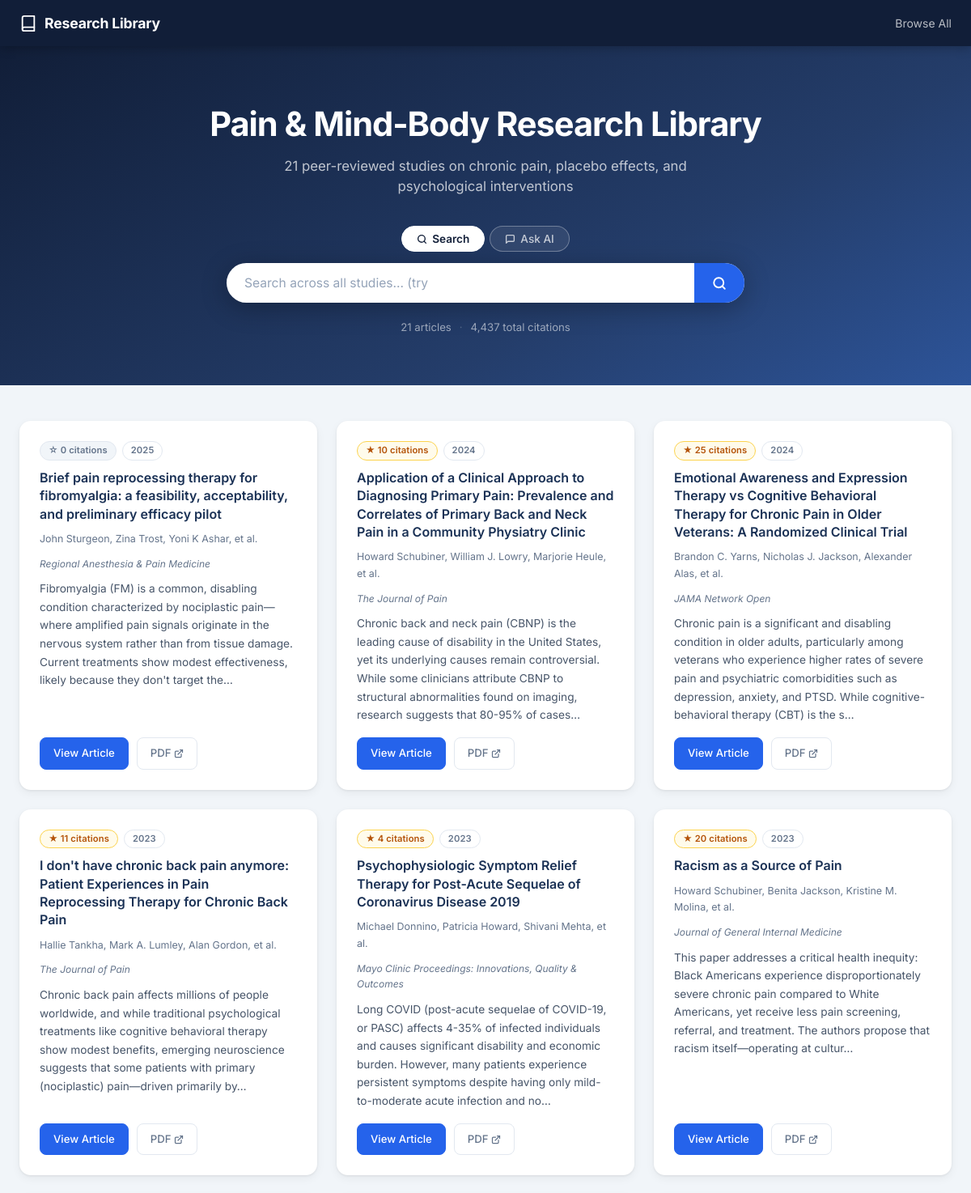
The page / (upper part) on the database its author committed.
### tables this page shows
CREATE TABLE articles (
            id              INTEGER PRIMARY KEY AUTOINCREMENT,
            filename        TEXT    UNIQUE NOT NULL,
            title           TEXT    NOT NULL,
            authors         TEXT,          -- JSON array of strings
            year            INTEGER,
            journal         TEXT,
            summary         TEXT,
            citation_count  INTEGER,
            semantic_id     TEXT,
            last_updated    TEXT    DEFAULT (datetime('now'))
        );

### app.py (the view)
@app.route("/")
def index():
    if not DB_PATH.exists():
        return render_template("index.html", articles=[], db_empty=True)
    conn = get_db()
    articles = conn.execute(
        """SELECT id, filename, title, authors, year, journal, summary, citation_count
           FROM articles
           ORDER BY COALESCE(year, 0) DESC, title ASC"""
    ).fetchall()
    stats = conn.execute(
        """SELECT COUNT(*) AS total,
                  SUM(COALESCE(citation_count, 0)) AS total_citations
           FROM articles"""
    ).fetchone()
    conn.close()
    return render_template("index.html", articles=articles, stats=stats, db_empty=False)

### app.py (called while the page is built)
def get_db() -> sqlite3.Connection:
    conn = sqlite3.connect(DB_PATH)
    conn.row_factory = sqlite3.Row
    return conn

@app.template_filter("fromjson")
def fromjson_filter(s):
    try:
        return json.loads(s) if s else []
    except Exception:
        return []

@app.template_filter("urlencode_path")
def urlencode_path_filter(s: str) -> str:
    return quote(s, safe="")

### templates/index.html (shortened to what this page needs)
{% extends "base.html" %}
{% block content %}
<section class="hero">
  <div class="container">
    <h1>Pain &amp; Mind-Body Research Library</h1>
    <p class="hero-subtitle">
      {% if not db_empty and articles %}
        {{ articles|length }} peer-reviewed studies on chronic pain, placebo effects, and psychological interventions
      {% else %}
        Peer-reviewed studies on chronic pain, placebo effects, and psychological interventions
      {% endif %}
    </p>
    <div class="query-mode-toggle" role="group" aria-label="Query mode">
      <button class="mode-btn mode-btn--active" id="mode-search" aria-pressed="true">
        <svg width="13" height="13" viewBox="0 0 24 24" fill="none" stroke="currentColor" stroke-width="2.5" stroke-linecap="round" stroke-linejoin="round" aria-hidden="true"><circle cx="11" cy="11" r="8"/><path d="m21 21-4.35-4.35"/></svg>
        Search
      </button>
      <button class="mode-btn" id="mode-ask" aria-pressed="false">
        <svg width="13" height="13" viewBox="0 0 24 24" fill="none" stroke="currentColor" stroke-width="2.5" stroke-linecap="round" stroke-linejoin="round" aria-hidden="true"><path d="M21 15a2 2 0 0 1-2 2H7l-4 4V5a2 2 0 0 1 2-2h14a2 2 0 0 1 2 2z"/></svg>
        Ask AI
      </button>
    </div>
    <div class="search-wrapper" role="search">
      <input
        id="search-input"
        type="search"
        class="search-input"
        placeholder="Search across all studies… (try "placebo", "RCT", "fibromyalgia")"
        autocomplete="off"
        spellcheck="false"
      >
      <button class="search-btn" id="search-btn" aria-label="Search">
        <svg width="18" height="18" viewBox="0 0 24 24" fill="none" stroke="currentColor" stroke-width="2.5" stroke-linecap="round" stroke-linejoin="round" aria-hidden="true">
          <circle cx="11" cy="11" r="8"/>
          <path d="m21 21-4.35-4.35"/>
        </svg>
      </button>
    </div>
    {% if not db_empty and stats %}
    <div class="hero-stats">
      <span>{{ articles|length }} articles</span>
      <span class="stat-divider">·</span>
      <span>{{ "{:,}".format(stats.total_citations or 0) }} total citations</span>
    </div>
    {% endif %}
  </div>
</section>
<section class="library-section">
  <div class="container">
    {% if db_empty %}
    <div class="setup-box">
      <div class="setup-icon">📚</div>
      <h2>Welcome to the Research Library</h2>
      <p>No articles have been ingested yet. Add your PDFs to the <code>pdfs/</code> folder, then run the ingestion script to get started.</p>
      <div class="code-block">python ingest.py</div>
      <p class="setup-hint">This processes each PDF, generates AI summaries using Claude Haiku, and fetches citation counts from Semantic Scholar.</p>
    </div>
    {% else %}
    <div class="articles-grid" id="articles-grid">
      {% for article in articles %}
      <article class="article-card" data-id="{{ article.id }}">
        <div class="card-badges">
          {% if article.citation_count is not none %}
            {% if article.citation_count > 0 %}
            <span class="badge badge-amber" title="Citation count from Semantic Scholar">
              ★ {{ "{:,}".format(article.citation_count) }} citation{{ 's' if article.citation_count != 1 else '' }}
            </span>
            {% else %}
            <span class="badge badge-gray">☆ 0 citations</span>
            {% endif %}
          {% else %}
          <span class="badge badge-gray">citations N/A</span>
          {% endif %}
          {% if article.year %}
          <span class="badge badge-outline">{{ article.year }}</span>
          {% endif %}
        </div>
        <h2 class="card-title">
          <a href="/article/{{ article.id }}">{{ article.title }}</a>
        </h2>
        {% set authors = article.authors|fromjson %}
        {% if authors %}
        <p class="card-authors">
          {% if authors|length <= 3 %}
            {{ authors|join(', ') }}
          {% else %}
            {{ authors[:3]|join(', ') }}, et al.
          {% endif %}
        </p>
        {% endif %}
        {% if article.journal %}
        <p class="card-journal">{{ article.journal }}</p>
        {% endif %}
        {% if article.summary %}
        <p class="card-summary">
          {{ article.summary[:260] }}{% if article.summary|length > 260 %}…{% endif %}
        </p>
        {% endif %}
        <div class="card-footer">
          <a href="/article/{{ article.id }}" class="btn btn-primary">View Article</a>
          <a href="/pdfs/{{ article.filename|urlencode_path }}" target="_blank" rel="noopener" class="btn btn-ghost" title="Open PDF in new tab">
            PDF&nbsp;
            <svg width="12" height="12" viewBox="0 0 24 24" fill="none" stroke="currentColor" stroke-width="2.5" stroke-linecap="round" stroke-linejoin="round" aria-hidden="true">
              <path d="M18 13v6a2 2 0 0 1-2 2H5a2 2 0 0 1-2-2V8a2 2 0 0 1 2-2h6"/>
              <polyline points="15 3 21 3 21 9"/>
              <line x1="10" y1="14" x2="21" y2="3"/>
            </svg>
          </a>
        </div>
      </article>
      {% endfor %}
    </div>
    {% endif %}
  </div>
</section>
{% endblock %}

### templates/base.html (shortened to what this page needs)
<!DOCTYPE html>
<html lang="en">
<head>
  <link rel="stylesheet" href="/static/css/style.css">
</head>
<body>
<header class="site-header">
  <div class="container header-inner">
    <a href="/" class="site-brand">
      <svg width="22" height="22" viewBox="0 0 24 24" fill="none" stroke="currentColor" stroke-width="2" stroke-linecap="round" stroke-linejoin="round" aria-hidden="true">
        <path d="M4 19.5A2.5 2.5 0 0 1 6.5 17H20"/>
        <path d="M6.5 2H20v20H6.5A2.5 2.5 0 0 1 4 19.5v-15A2.5 2.5 0 0 1 6.5 2z"/>
      </svg>
      Research Library
    </a>
    <nav class="site-nav" aria-label="Main navigation">
      <a href="/">Browse All</a>
    </nav>
  </div>
</header>
<main id="main-content">
  {% block content %}{% endblock %}
</main>
</body>
</html>

### rows shown on the page
articles: citation_count "☆ 0 citations", year "2025", title "Brief pain reprocessing therapy for fibromyalgia: a feasibility, acceptability, and preliminary efficacy pilot", authors "John Sturgeon, Zina Trost, Yoni K Ashar", journal "Regional Anesthesia & Pain Medicine", summary "Fibromyalgia (FM) is a common, disabling condition characterized by nociplastic pain—where amplified pain signals originate in the nervous system rather than from tissue damage. Current treatments show modest effectiveness, likely because they don't target the"
articles: citation_count "10", citation_count "s", year "2024", title "Application of a Clinical Approach to Diagnosing Primary Pain: Prevalence and Correlates of Primary Back and Neck Pain in a Community Physiatry Clinic", authors "Howard Schubiner, William J. Lowry, Marjorie Heule", journal "The Journal of Pain", summary "Chronic back and neck pain (CBNP) is the leading cause of disability in the United States, yet its underlying causes remain controversial. While some clinicians attribute CBNP to structural abnormalities found on imaging, research suggests that 80-95% of cases"
articles: citation_count "25", citation_count "s", year "2024", title "Emotional Awareness and Expression Therapy vs Cognitive Behavioral Therapy for Chronic Pain in Older Veterans: A Randomized Clinical Trial", authors "Brandon C. Yarns, Nicholas J. Jackson, Alexander Alas", journal "JAMA Network Open", summary "Chronic pain is a significant and disabling condition in older adults, particularly among veterans who experience higher rates of severe pain and psychiatric comorbidities such as depression, anxiety, and PTSD. While cognitive-behavioral therapy (CBT) is the s"
articles: citation_count "11", citation_count "s", year "2023", title "I don't have chronic back pain anymore: Patient Experiences in Pain Reprocessing Therapy for Chronic Back Pain", authors "Hallie Tankha, Mark A. Lumley, Alan Gordon", journal "The Journal of Pain", summary "Chronic back pain affects millions of people worldwide, and while traditional psychological treatments like cognitive behavioral therapy show modest benefits, emerging neuroscience suggests that some patients with primary (nociplastic) pain—driven primarily by"
articles: citation_count "4", citation_count "s", year "2023", title "Psychophysiologic Symptom Relief Therapy for Post-Acute Sequelae of Coronavirus Disease 2019", authors "Michael Donnino, Patricia Howard, Shivani Mehta", journal "Mayo Clinic Proceedings: Innovations, Quality & Outcomes", summary "Long COVID (post-acute sequelae of COVID-19, or PASC) affects 4-35% of infected individuals and causes significant disability and economic burden. However, many patients experience persistent symptoms despite having only mild-to-moderate acute infection and no"
articles: citation_count "20", citation_count "s", year "2023", title "Racism as a Source of Pain", authors "Howard Schubiner, Benita Jackson, Kristine M. Molina", journal "Journal of General Internal Medicine", summary "This paper addresses a critical health inequity: Black Americans experience disproportionately severe chronic pain compared to White Americans, yet receive less pain screening, referral, and treatment. The authors propose that racism itself—operating at cultur"

### other values the page prints
{{ articles|length }} "21"
{{ "{:,}".format(stats.total_citations or 0) }} "4,437"
